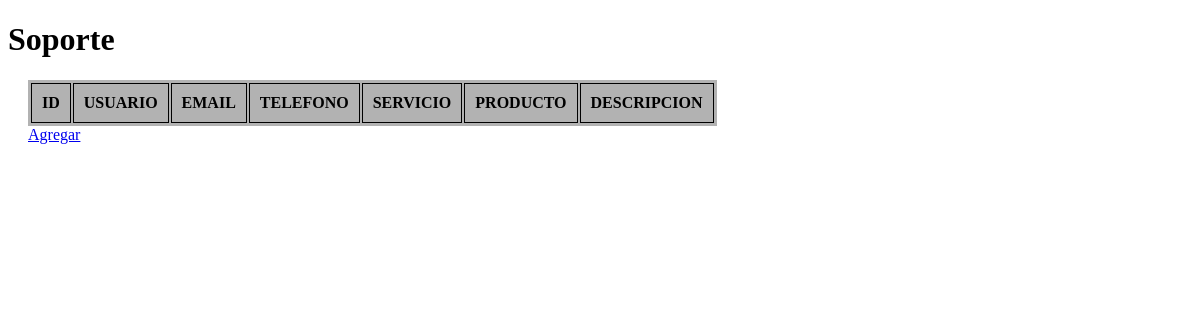
The app's page /views/Soporte/presentar_solicitud.php, older data.
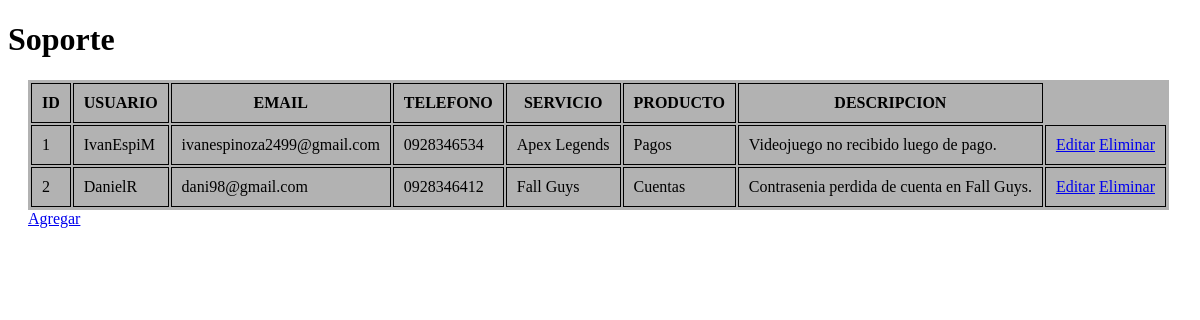
The same page, newer data.
### tables this page shows
CREATE TABLE `soporte` ( `id_solicitud` INT(10) NOT NULL AUTO_INCREMENT , 
`usuario` VARCHAR(20) NOT NULL , 
`email` VARCHAR(30) NOT NULL , 
`telefono` VARCHAR(10) NOT NULL , 
`servicio` VARCHAR(20) NOT NULL , 
`producto` VARCHAR(20) NOT NULL , 
`descripcion_problema` VARCHAR(100) NOT NULL , 
PRIMARY KEY (`id_solicitud`));

### views/Soporte/presentar_solicitud.php (the view, shortened to what this page needs)
<!DOCTYPE html>
<html lang="en">
    <head>
    </head>
    <body>
        <h1>Soporte</h1>
        <?php
       require_once '../../config/conexionPDO.php';
        $sql = "select * from soporte ";
        $stmt = $pdo->prepare($sql);
        $stmt->execute();
        ?>
        <div class="contenedor-table">
            <table>
                <thead>
                    <tr>
                        <th>ID</th>
                        <th>USUARIO</th>
                        <th>EMAIL</th>
                        <th>TELEFONO</th>
                        <th>SERVICIO</th>
                        <th>PRODUCTO</th>
                        <th>DESCRIPCION</th>
                    </tr>
                </thead>
                <tbody>
                    <?php
                    $filas = $stmt->fetchAll(PDO::FETCH_ASSOC);
                    foreach ($filas as $fila) {
                        ?>
                        <tr>
                            <td><?php echo $fila['id_solicitud'] ?></td>
                            <td><?php echo $fila['usuario'] ?></td>
                            <td><?php echo $fila['email'] ?></td>
                            <td><?php echo $fila['telefono'] ?></td>
                            <td><?php echo $fila['producto'] ?></td>
                            <td><?php echo $fila['servicio'] ?></td>
                            <td><?php echo $fila['descripcion_problema'] ?></td>
                            <td>
                                <a href="editar.php?id=<?php echo $fila['id_solicitud'] ?>">Editar</a>
                                <a href="eliminar.php?id=<?php echo $fila['id_solicitud'] ?>">Eliminar</a>
                            </td>
                        </tr>
                    <?php } ?>
                </tbody>
            </table>
            <a href="agregar.php">Agregar</a>
        </div>
    </body>
</html>

### views/Soporte/presentar_solicitud.php (style rules this page uses)
.contenedor-table { margin-left: 20px; }
table { border: #b2b2b2 1px solid; background-color: #b2b2b2; }
td, th { border: black 1px solid; padding: 10px; }

Row changes from the older to the newer data that the page shows:
added soporte: id_solicitud "1", usuario "IvanEspiM", email "ivanespinoza2499@gmail.com", telefono "0928346534", producto "Apex Legends", servicio "Pagos", descripcion_problema "Videojuego no recibido luego de pago."
added soporte: id_solicitud "2", usuario "DanielR", email "dani98@gmail.com", telefono "0928346412", producto "Fall Guys", servicio "Cuentas", descripcion_problema "Contrasenia perdida de cuenta en Fall Guys."
